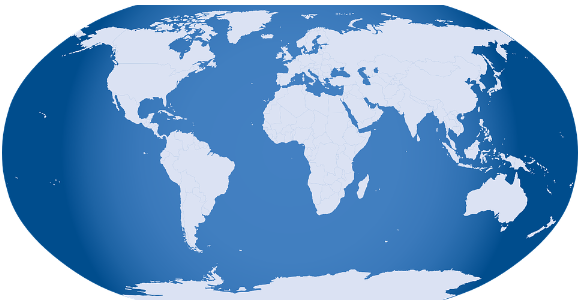
#> input picture OpenCV/images/globe.png, 585 x 308 px, found by its file name
$ python EX18-1.Contour2.py
#> lines starting #> are read from the running program, lines starting #| are printed output that depends on the picture; after the words box and inside, x2 and y2 are one past the last pixel; in counts of white or black regions, pixels touching at a corner belong together; long printed decimals are rounded
import numpy as np
import cv2

def moment():
    img = cv2.imread('E:/Python_Study/OpenCV/images/globe.png')
#> img is the input picture: shape (308, 585, 3); mean B, G, R 204.7, 163.2, 122.8
    img_gray = cv2.cvtColor(img, cv2.COLOR_BGR2GRAY)
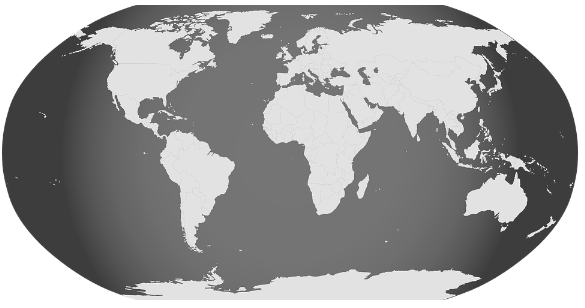
#> img_gray: shape (308, 585); min 41, max 255, mean 155.9

    ret, thr = cv2.threshold(img_gray, 127, 255, 0)
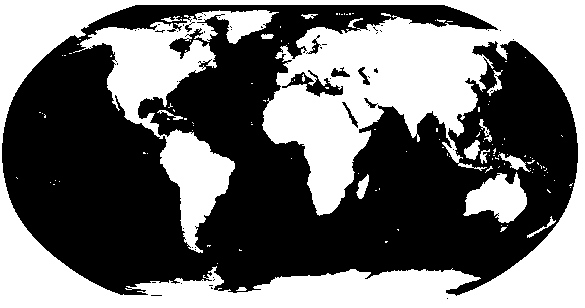
#> thr: shape (308, 585); 43.9% white; 123 white regions (106 under 20 px)
    contours, _ = cv2.findContours(thr, cv2.RETR_TREE, cv2.CHAIN_APPROX_SIMPLE)
#> contours = 237 contours, 209 with area under 20; largest, box (x1, y1, x2, y2) and area: (0, 0, 585, 308) 179288, (1, 4, 579, 297) 117936, (73, 10, 279, 253) 12251, (463, 172, 527, 223) 1872, (281, 69, 344, 98) 702

    contour = contours[0]
#> contour = [[0, 0], [0, 307], [584, 307], [584, 0]]
    mmt = cv2.moments(contour)
#> mmt = moments, m00 179288, centre m10/m00, m01/m00 = (292, 153.5)

    for key, val in mmt.items():
            print('%s:\t %.5f' %(key, val))
#> this loop made 24 passes
#> (key, val) on passes 1 to 12: ('m00', 179288), ('m10', 52352096), ('m01', 27520708), ('m20', 2.04e+10), ('m11', 8.04e+09), ('m02', 5.63e+09), ('m30', 8.93e+12), ('m21', 3.13e+12), ('m12', 1.64e+12), ('m03', 1.3e+12), ('mu20', 5.1e+09), ('mu11', 0)
#| m00:	 179288.000
#| m10:	 52352096.000
#| m01:	 27520708.000
#| m20:	 20382416042.667
#| m11:	 8036046736.000
#| m02:	 5632571570.667
#| m30:	 8927498226688.000
#| m21:	 3128700862549.333
#> (further printed lines are left out)

    cx = int(mmt['m10']/mmt['m00'])
#> cx = 292
    cy = int(mmt['m01']/mmt['m00'])
#> cy = 153

    print(cx, cy)
#| 292 153

def contour():
    img = cv2.imread('E:/Python_Study/OpenCV/images/model.jpg')
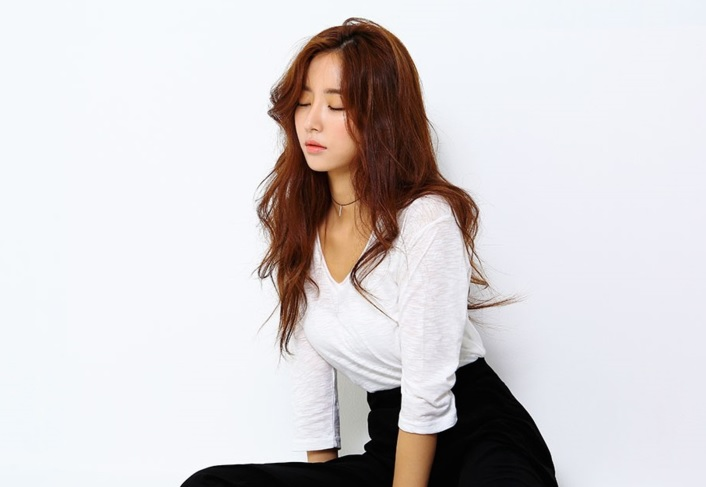
#> input picture OpenCV/images/model.jpg, 706 x 487 px, found by its file name
#> img is the input picture: shape (487, 706, 3); mean B, G, R 210.6, 209.1, 213
    img_gray = cv2.cvtColor(img, cv2.COLOR_BGR2GRAY)
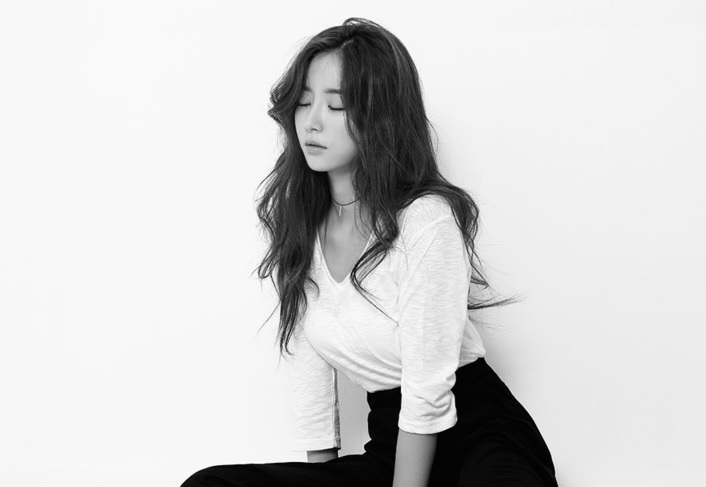
#> img_gray: shape (487, 706); min 0, max 255, mean 210.4

    ret, thr = cv2.threshold(img_gray, 127, 255, 0)
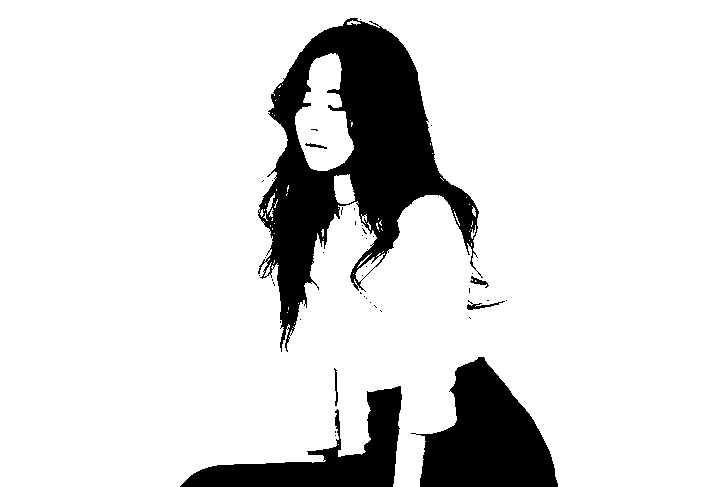
#> thr: shape (487, 706); 86.2% white; 42 black regions (35 under 20 px)
    contours, _ = cv2.findContours(thr, cv2.RETR_TREE, cv2.CHAIN_APPROX_SIMPLE)
#> contours = 167 contours, 156 with area under 20; largest, box (x1, y1, x2, y2) and area: (0, 0, 706, 487) 323440, (257, 17, 480, 353) 34046, (295, 53, 354, 171) 4314, (334, 174, 355, 204) 462, (466, 300, 506, 311) 160

    cnt =contours[163]
#> cnt = contour of 171 points, box (x1, y1, x2, y2) (295, 53, 354, 171), area 4314
    area = cv2.contourArea(cnt)
#> area = 4314
    perimeter = cv2.arcLength(cnt, True)
#> perimeter = 384.2

    cv2.drawContours(img, [cnt], 0, (255, 255, 0), 1)
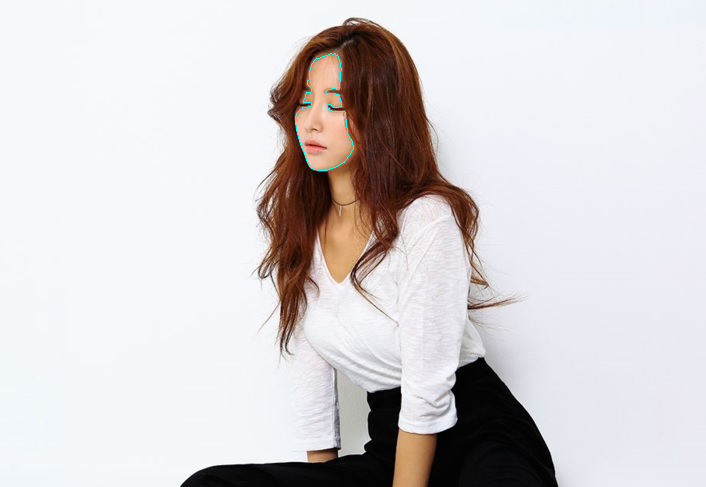
#> img: shape (487, 706, 3); 0.1% of pixels changed, all inside (x1, y1, x2, y2) = (295, 53, 354, 171)

    print('contour 면적: ', area)
#| contour 면적:  4314.0
    print('contour 길이: ', perimeter)
#| contour 길이:  384.250

    cv2.imshow('contour', img)
    cv2.waitKey(0)
    cv2.destroyAllWindows()


moment()
contour()
